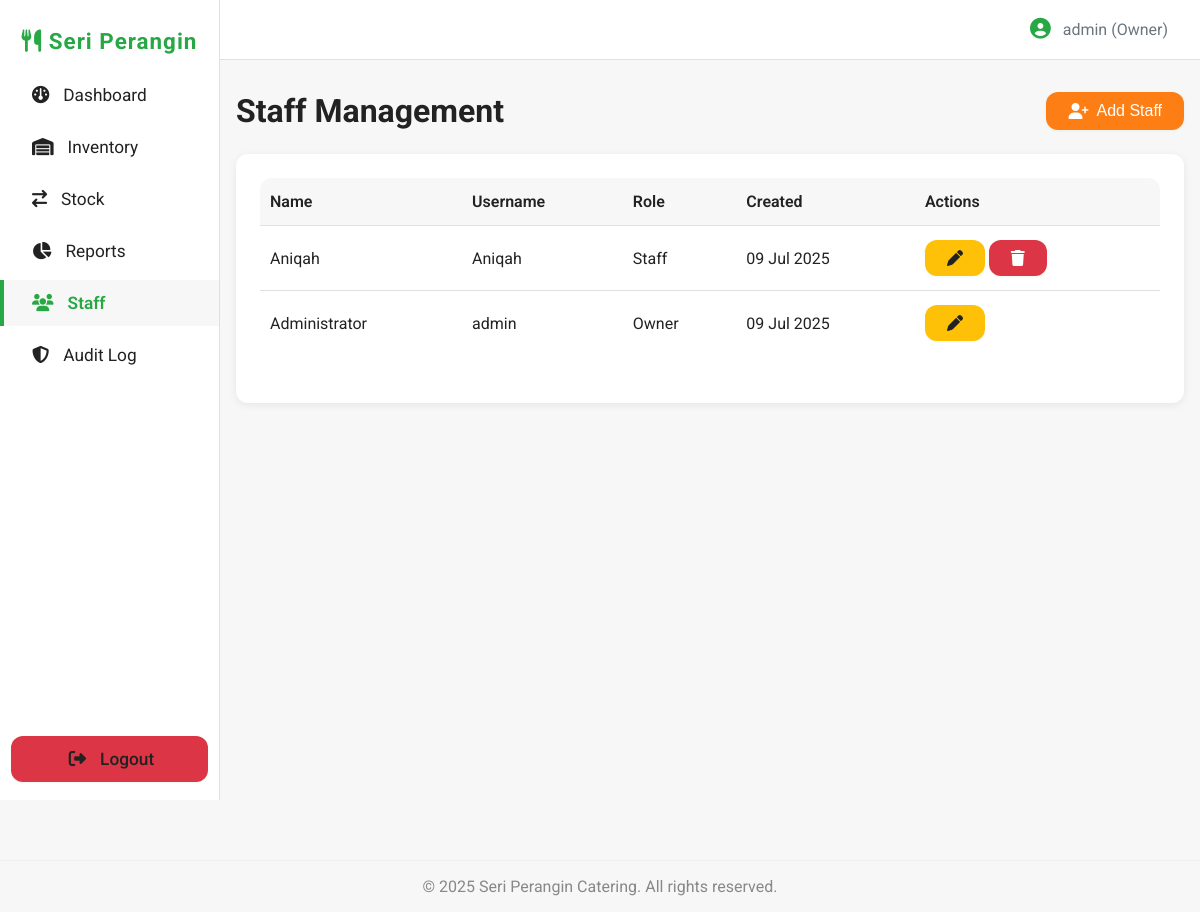
Page /staff.php (signed in) on the committed database.
### tables this page shows
CREATE TABLE `users` (
  `user_id` int NOT NULL,
  `name` varchar(100) DEFAULT NULL,
  `username` varchar(50) NOT NULL,
  `password` varchar(255) NOT NULL,
  `role` enum('Owner','Staff') NOT NULL,
  `created_at` timestamp NULL DEFAULT CURRENT_TIMESTAMP
);

### staff.php (the view, shortened to what this page needs)
<?php
include 'includes/navbar.php';
require_once 'includes/db.php';
$staff = [];
$result = mysqli_query($conn, "SELECT user_id, name, username, role, created_at FROM users ORDER BY created_at DESC");
if ($result) {
  while ($row = mysqli_fetch_assoc($result)) {
    $staff[] = $row;
  }
}
?>
<main style="margin-left:220px; padding:32px 16px 16px 16px; background:var(--bg); min-height:100vh;">
  <div class="flex flex-between mb-3" style="align-items:center; flex-wrap:wrap; gap:16px;">
    <h1 style="font-size:2rem; font-weight:700;">Staff Management</h1>
    <button class="btn btn-accent" id="addStaffBtn"><i class="fa-solid fa-user-plus"></i> Add Staff</button>
  </div>
  <div class="card shadow">
    <div style="overflow-x:auto;">
      <table class="table" id="staffTable">
        <thead>
          <tr>
            <th>Name</th>
            <th>Username</th>
            <th>Role</th>
            <th>Created</th>
            <th>Actions</th>
          </tr>
        </thead>
        <tbody>
          <?php foreach ($staff as $user): ?>
            <tr>
              <td><?php echo htmlspecialchars($user['name']); ?></td>
              <td><?php echo htmlspecialchars($user['username']); ?></td>
              <td><?php echo htmlspecialchars($user['role']); ?></td>
              <td><?php echo date('d M Y', strtotime($user['created_at'])); ?></td>
              <td>
                <button class="btn btn-warning btn-sm editStaffBtn" data-id="<?php echo $user['user_id']; ?>"><i
                    class="fa-solid fa-pen"></i></button>
                <?php if ($user['user_id'] != $_SESSION['user_id']): ?>
                  <a href="staff.php?delete=<?php echo $user['user_id']; ?>" class="btn btn-danger btn-sm deleteStaffBtn"
                    data-id="<?php echo $user['user_id']; ?>"><i class="fa-solid fa-trash"></i></a>
                <?php endif; ?>
              </td>
            </tr>
          <?php endforeach; ?>
        </tbody>
      </table>
    </div>
  </div>
</main>
<?php include 'includes/footer.php'; ?>
</body>
</html>

### assets/css/global.css (style rules this page uses)
a { color: var(--secondary); text-decoration: none; transition: color 0.2s; }
.card { background: var(--card-bg); border-radius: var(--radius); box-shadow: var(--shadow); padding: 24px; margin-bottom: 24px; }
.btn { display: inline-flex; align-items: center; gap: 8px; background: var(--primary); color: #fff; border: none; border-radius: var(--radius); padding: 10px 22px; font-weight: 500; font-size: 1rem; cursor: pointer; transition: background 0.2s, box-shadow 0.2s; box-shadow: 0 1px 3px rgba(40,167,69,0.08); }
.btn-accent { background: var(--accent); }
.btn-danger { background: var(--danger); }
.btn-warning { background: var(--warning); color: #222; }
.table { width: 100%; border-collapse: collapse; background: var(--card-bg); border-radius: var(--radius); overflow: hidden; margin-bottom: 24px; }
.table th, .table td { padding: 14px 10px; text-align: left; border-bottom: 1px solid var(--border); }
.table th { background: var(--bg); font-weight: 600; }
.table tr:last-child td { border-bottom: none; }
.shadow { box-shadow: var(--shadow); }
.flex { display: flex; }
.flex-between { display: flex; justify-content: space-between; align-items: center; }
.mb-3 { margin-bottom: 24px; }

### rows in the picture
users: name "Aniqah", username "Aniqah", role "Staff", created_at "09 Jul 2025"
users: name "Administrator", username "admin", role "Owner", created_at "09 Jul 2025"

### other values in the picture
$_SESSION['username'] "admin"
$_SESSION['role'] "Owner"
